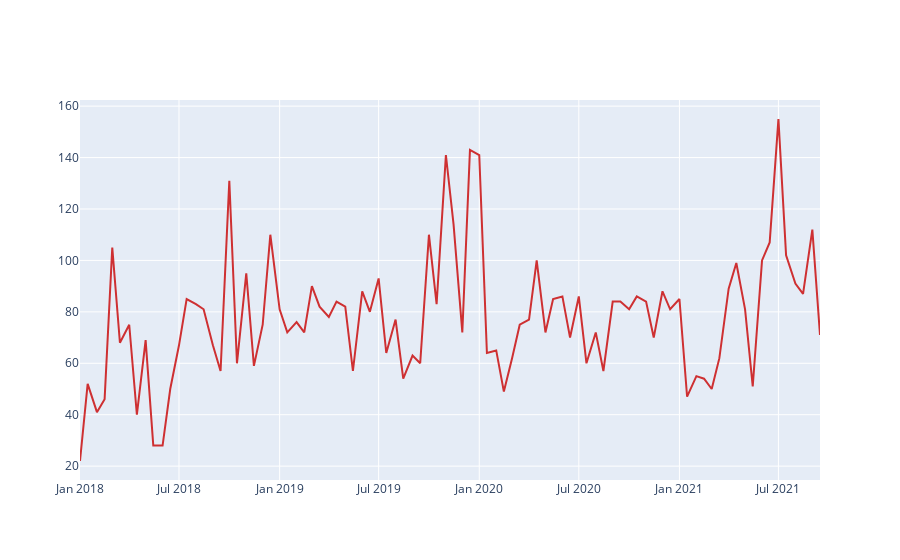

Notebook code cell kept with this figure:
### Code cell
#GroupBy in 15 days
date15nethistoric=Netflix_.groupby(pd.Grouper(key="date_added", freq="SMS"))


#Visualization
df=date15nethistoric.count()

trace1 = go.Scatter(
                    x = df.index,
                    y = df['type'],
                    name = 'Netflix',
                    mode= 'lines',
                    marker = dict(color = 'rgba(200, 2, 2, 0.8)'))
fig=go.Figure(trace1)
iplot(fig)
